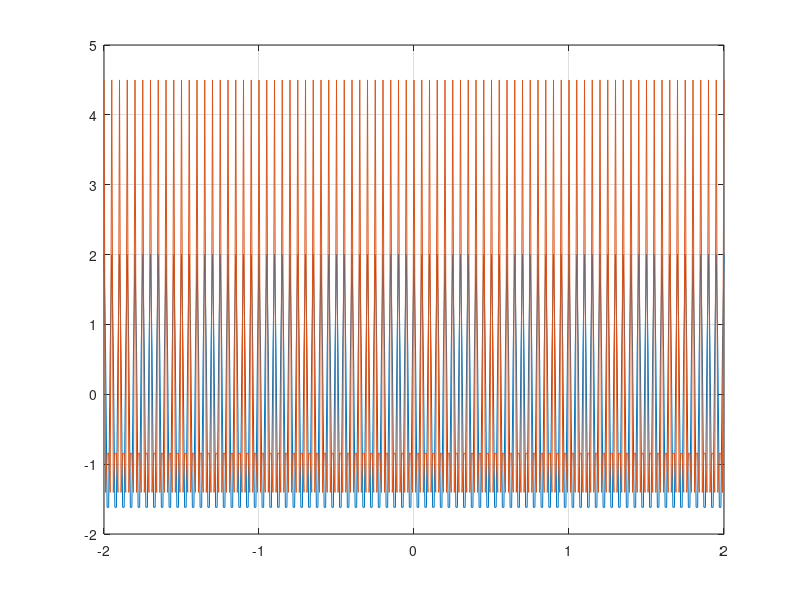

Here is the MATLAB script that generated this plot:
t = - 2: 0.01: 2;
x1 = 2 * cos ( 2 * pi * 20 * t);
plot (t, x1)
x2 = x1 + 2.5 .* cos (2 * pi * 40 * t);
hold on
plot (t, x2)
hold off
grid on;
sortX2 = sort (x2);
disp ("Minimo de x2(t)");
disp (sortX2 (1));
disp ("Maximo de x2(t)");
disp (sortX2 (length (sortX2)));
